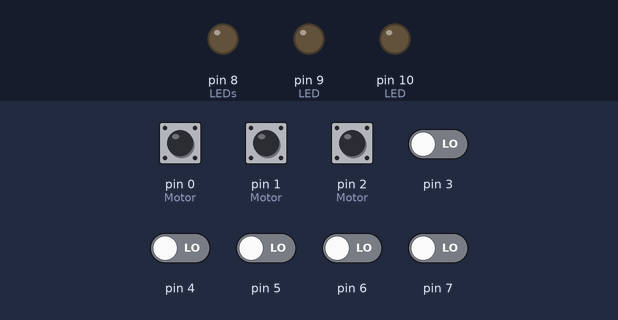
Recording of a sketch running on a simulated Arduino Uno, built with avr-gcc and run on an emulated ATmega328P. Parts: output pins drawn as LEDs (lit = HIGH). The test bench sets the inputs (shaded band); at power-on: pin 0 (Motor), pin 1 (Motor), pin 2 (Motor) HIGH, pin 3–7 LOW.

Above: at 0.8 s.
0.9 s: pin 0 (Motor) pulled LOW for 0.15 s
At 0.97 s:
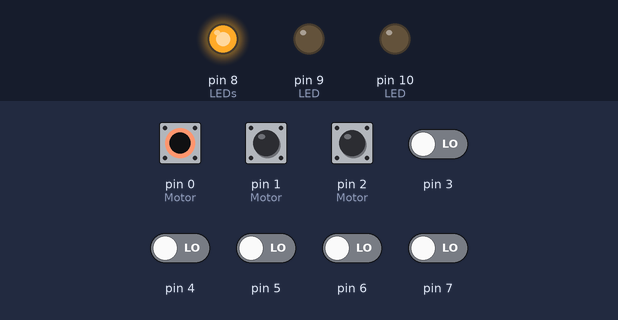
2.5 s: pin 1 (Motor) pulled LOW for 0.15 s
At 2.57 s:
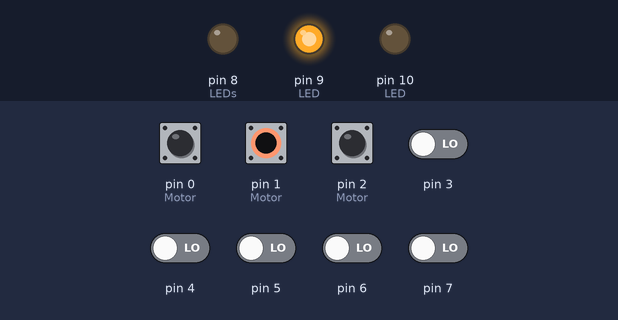
4.1 s: pin 2 (Motor) pulled LOW for 0.15 s
At 4.17 s:
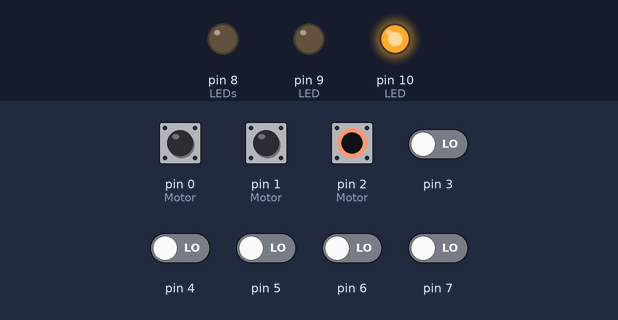
5.7 s: pin 0 (Motor) driven LOW and pin 1 (Motor) driven LOW
At 6.2 s:
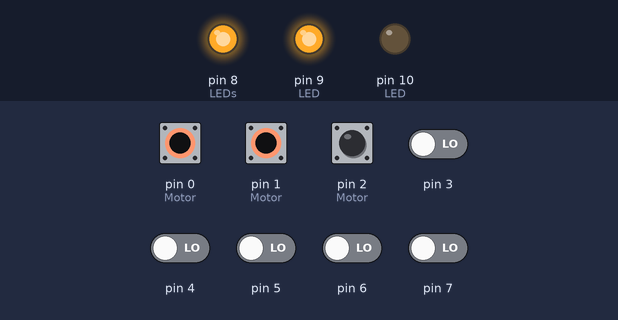
7.2 s: pin 0 (Motor) driven HIGH
At 8.4 s:
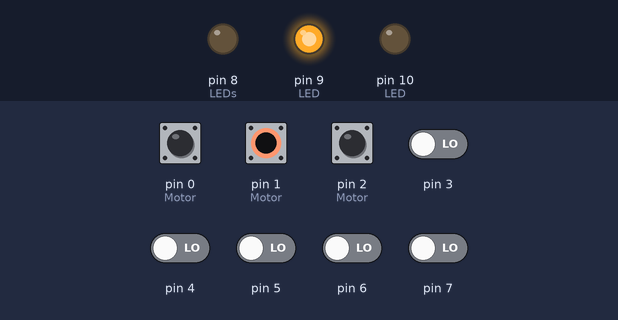
8.7 s: pin 0 (Motor) driven LOW
At 9.6 s:
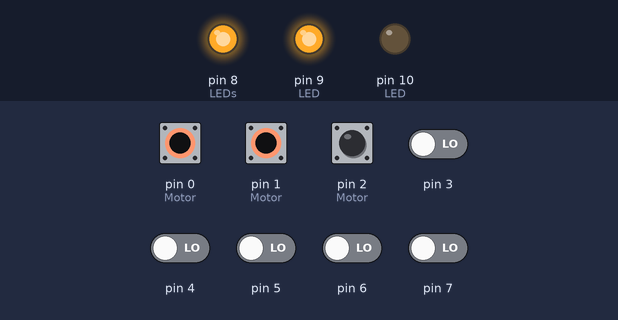
Timing chart, 0 to 11.2 s (numbered marks = the images above; inputs shaded):
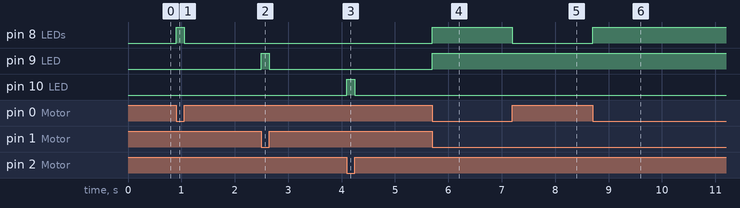

Measured:
- after the input at 0.9 s, pin 8 (LEDs): LOW → HIGH at once, → LOW 0.15 s later
- after the input at 2.5 s, pin 9 (LED): LOW → HIGH at once, → LOW 0.15 s later
- after the input at 4.1 s, pin 10 (LED): LOW → HIGH at once, → LOW 0.15 s later
- after the input at 5.7 s, pin 8 (LEDs), pin 9 (LED): LOW → HIGH at once
- after the input at 7.2 s, pin 8 (LEDs): HIGH → LOW at once
- after the input at 8.7 s, pin 8 (LEDs): LOW → HIGH at once

The sketch:

Felipe_Silva_Loschi_-_Relatorio_5_Ex2.ino
```cpp
int main() {
    // Configuração dos pinos
    DDRD &= ~((1 << PD0) | (1 << PD1) | (1 << PD2)); // PD0, PD1, PD2 como entrada (botões/chaves)
    DDRB |= (1 << PB0) | (1 << PB1) | (1 << PB2);    // PB0, PB1, PB2 como saída (LEDs)
    PORTD |= (1 << PD0) | (1 << PD1) | (1 << PD2);   // Ativar pull-up interno para os botões

    while (1) {
        // Leitura dos botões
        int botaoA = (PIND & (1 << PD0)); // Botão A (Motor M1)
        int botaoB = (PIND & (1 << PD1)); // Botão B (Motor M2)
        int botaoC = (PIND & (1 << PD2)); // Botão C (Motor M3)

        // Potência dos motores
        int potenciaM1 = 30;
        int potenciaM2 = 50;
        int potenciaM3 = 70;

        // Estado dos motores
        int motorM1 = 0;
        int motorM2 = 0;
        int motorM3 = 0;

        //Fazendo a leitura das chaves:

        // Verifica se o botão A foi pressionado para ligar o motor M1
        if (!(PIND & (1 << PD0))) {
            motorM1 = 1;
        }

        // Verifica se o botão B foi pressionado para ligar o motor M2
        if (!(PIND & (1 << PD1))) {
            motorM2 = 1;
        }

        // Verifica se o botão C foi pressionado para ligar o motor M3
        if (!(PIND & (1 << PD2))) {
            motorM3 = 1;
        }

        /* Cálculo da potência total
         * Essa lógica tem que estar antes do acionamento dos leds, se estiver depois dela, os três leds irão ligar juntos de qualquer jeito
         * pois o acionamento dos leds só verifica se a chave está fechada ou aberta, não se eu posso ligar os três juntos
         */
        int potenciaTotal = motorM1 * potenciaM1 + motorM2 * potenciaM2 + motorM3 * potenciaM3;

        // Verificação e ajuste da potência total para saber se eu preciso desligar algum led
        while (potenciaTotal > 90) {
            if (motorM1) {
                motorM1 = 0; // Desliga o motor de menor potência
            } else if (motorM2) {
                motorM2 = 0; // Desliga o motor de segunda menor potência
            } else {
              motorM3 = 0;
            }
            potenciaTotal = motorM1 * potenciaM1 + motorM2 * potenciaM2 + motorM3 * potenciaM3;
        }
        /*
         * Com a leitura das chaves e a lógica de quem pode ou não estar ligado, agora sim eu posso ligar meus leds:
         */
        if (motorM1) {
            PORTB |= (1 << PB0); // Liga LED do motor M1
        } else {
            PORTB &= ~(1 << PB0); // Desliga LED do motor M1
        }
        if (motorM2) {
            PORTB |= (1 << PB1); // Liga LED do motor M2
        } else {
            PORTB &= ~(1 << PB1); // Desliga LED do motor M2
        }
        if (motorM3) {
            PORTB |= (1 << PB2); // Liga LED do motor M3
        } else {
            PORTB &= ~(1 << PB2); // Desliga LED do motor M3
        }
    }
}
```
